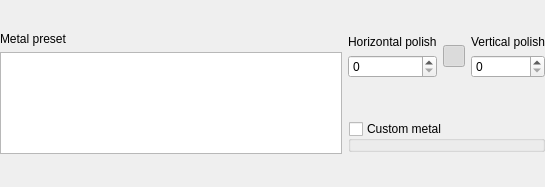
<?xml version="1.0" encoding="UTF-8"?>
<ui version="4.0">
 <class>meMetal</class>
 <widget class="QWidget" name="meMetal">
  <property name="geometry">
   <rect>
    <x>0</x>
    <y>0</y>
    <width>545</width>
    <height>187</height>
   </rect>
  </property>
  <property name="windowTitle">
   <string>Form</string>
  </property>
  <layout class="QGridLayout" name="gridLayout">
   <property name="margin">
    <number>0</number>
   </property>
   <item row="0" column="0" rowspan="2">
    <widget class="QFrame" name="frame">
     <layout class="QVBoxLayout" name="verticalLayout_3">
      <property name="margin">
       <number>0</number>
      </property>
      <item>
       <widget class="QLabel" name="label">
        <property name="text">
         <string>Metal preset</string>
        </property>
       </widget>
      </item>
      <item>
       <widget class="QListWidget" name="presetList">
        <property name="minimumSize">
         <size>
          <width>240</width>
          <height>0</height>
         </size>
        </property>
       </widget>
      </item>
     </layout>
    </widget>
   </item>
   <item row="0" column="1">
    <widget class="QFrame" name="frame">
     <property name="sizePolicy">
      <sizepolicy hsizetype="Preferred" vsizetype="Fixed">
       <horstretch>0</horstretch>
       <verstretch>0</verstretch>
      </sizepolicy>
     </property>
     <layout class="QVBoxLayout" name="verticalLayout">
      <property name="margin">
       <number>0</number>
      </property>
      <item>
       <widget class="QLabel" name="label_2">
        <property name="text">
         <string>Horizontal polish</string>
        </property>
       </widget>
      </item>
      <item>
       <widget class="QSpinBox" name="hPolish">
        <property name="maximumSize">
         <size>
          <width>120</width>
          <height>16777215</height>
         </size>
        </property>
        <property name="maximum">
         <number>10000</number>
        </property>
       </widget>
      </item>
     </layout>
    </widget>
   </item>
   <item row="0" column="2">
    <widget class="QPushButton" name="btnAnisotropic">
     <property name="sizePolicy">
      <sizepolicy hsizetype="Fixed" vsizetype="Fixed">
       <horstretch>0</horstretch>
       <verstretch>0</verstretch>
      </sizepolicy>
     </property>
     <property name="minimumSize">
      <size>
       <width>22</width>
       <height>22</height>
      </size>
     </property>
     <property name="maximumSize">
      <size>
       <width>22</width>
       <height>22</height>
      </size>
     </property>
     <property name="text">
      <string/>
     </property>
     <property name="icon">
      <iconset resource="../resources/RealityUI.qrc">
       <normaloff>:/images/padlock_closed.png</normaloff>:/images/padlock_closed.png</iconset>
     </property>
     <property name="checkable">
      <bool>true</bool>
     </property>
     <property name="checked">
      <bool>true</bool>
     </property>
    </widget>
   </item>
   <item row="0" column="3">
    <widget class="QFrame" name="frame">
     <property name="sizePolicy">
      <sizepolicy hsizetype="Preferred" vsizetype="Fixed">
       <horstretch>0</horstretch>
       <verstretch>0</verstretch>
      </sizepolicy>
     </property>
     <layout class="QVBoxLayout" name="verticalLayout_2">
      <property name="margin">
       <number>0</number>
      </property>
      <item>
       <widget class="QLabel" name="label_3">
        <property name="text">
         <string>Vertical polish</string>
        </property>
       </widget>
      </item>
      <item>
       <widget class="QSpinBox" name="vPolish">
        <property name="maximumSize">
         <size>
          <width>120</width>
          <height>16777215</height>
         </size>
        </property>
        <property name="maximum">
         <number>10000</number>
        </property>
       </widget>
      </item>
     </layout>
    </widget>
   </item>
   <item row="1" column="1" colspan="3">
    <widget class="QGroupBox" name="gbCustomMetal">
     <property name="sizePolicy">
      <sizepolicy hsizetype="Preferred" vsizetype="Fixed">
       <horstretch>0</horstretch>
       <verstretch>0</verstretch>
      </sizepolicy>
     </property>
     <property name="title">
      <string>Custom metal</string>
     </property>
     <property name="flat">
      <bool>false</bool>
     </property>
     <property name="checkable">
      <bool>true</bool>
     </property>
     <property name="checked">
      <bool>false</bool>
     </property>
     <property name="class" stdset="0">
      <string>MatProperty</string>
     </property>
     <layout class="QHBoxLayout" name="horizontalLayout">
      <property name="margin">
       <number>3</number>
      </property>
      <item>
       <widget class="ReTextureAvatar" name="metalTexture">
        <property name="sizePolicy">
         <sizepolicy hsizetype="Preferred" vsizetype="Fixed">
          <horstretch>0</horstretch>
          <verstretch>0</verstretch>
         </sizepolicy>
        </property>
        <property name="ID">
         <string>Kr</string>
        </property>
        <property name="breadcrumb">
         <string>Diffuse</string>
        </property>
       </widget>
      </item>
     </layout>
    </widget>
   </item>
  </layout>
 </widget>
 <customwidgets>
  <customwidget>
   <class>ReTextureAvatar</class>
   <extends>QWidget</extends>
   <header>RealityUI/ReTextureAvatar.h</header>
  </customwidget>
 </customwidgets>
 <resources>
  <include location="../resources/RealityUI.qrc"/>
 </resources>
 <connections/>
</ui>
